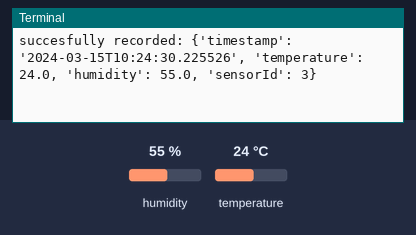
Recording of a program running on a simulated Raspberry Pi (header pin numbers). Parts: the last lines printed to the terminal. The test bench sets the inputs (shaded band); at power-on: humidity 55 %, temperature 24 °C. The clock reads 2024-03-15 10:24:30 at power-on unless the program sets it; no MQTT or app messages arrive unless stated.

Above: at 1.3 s.
1.4 s: humidity set to 22 %
At 5.9 s:
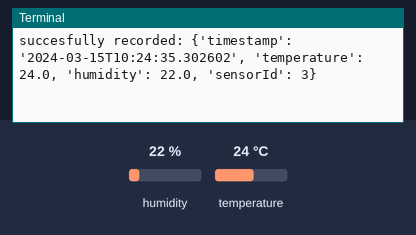
7.5 s: temperature set to 12 °C
At 11.4 s:
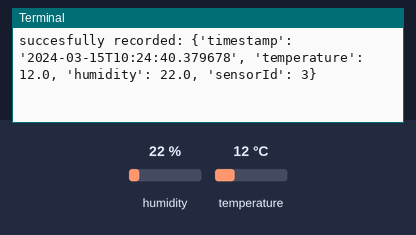
13.6 s: humidity set to 40 %
At 16.8 s:
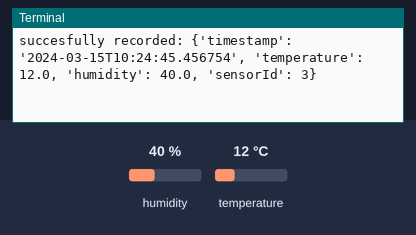
Timing chart, 0 to 18.3 s (numbered marks = the images above; inputs shaded):
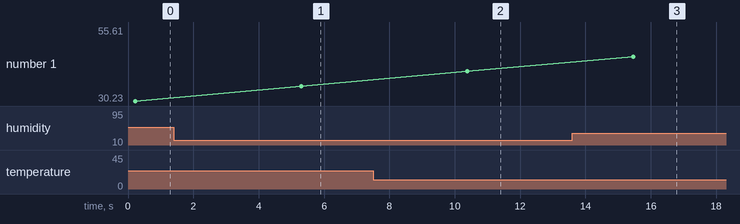

The program:

mqttSender.py
```python
import paho.mqtt.client as mqtt
import RPi.GPIO as GPIO
import time
import dht11
import datetime

# MQTT Setup
broker = "URL"
port = 8883
topic = "sensor/measurement"

GPIO.setmode(GPIO.BOARD)

pin = 7
instance = dht11.DHT11(pin=pin)

client = mqtt.Client()
client.tls_set()
client.username_pw_set("username", "password")
client.connect(broker, port, 60)

try:
    while True:
        result = instance.read()
        temperature = result.temperature
        humidity = result.humidity
        timestamp = datetime.datetime.now().isoformat()
        sensorId = 3

        measurement_data = {
            "timestamp": timestamp,
            "temperature": temperature,
            "humidity": humidity,
            "sensorId": sensorId
            }

        if result.is_valid():
            payload = str(measurement_data)
            client.publish(topic, payload, qos=1)
            print(f"succesfully recorded: {measurement_data}")
        else:
            print(f"invalid data")

        time.sleep(5)
except KeyboardInterrupt:
    print("end, cleaning up")
    GPIO.cleanup()
```

Measured:
- after the input at 1.4 s, the terminal: prints a new line after 3.9 s (image 1)
- after the input at 7.5 s, the terminal: prints a new line after 2.9 s (image 2)
- after the input at 13.6 s, the terminal: prints a new line after 1.9 s (image 3)
